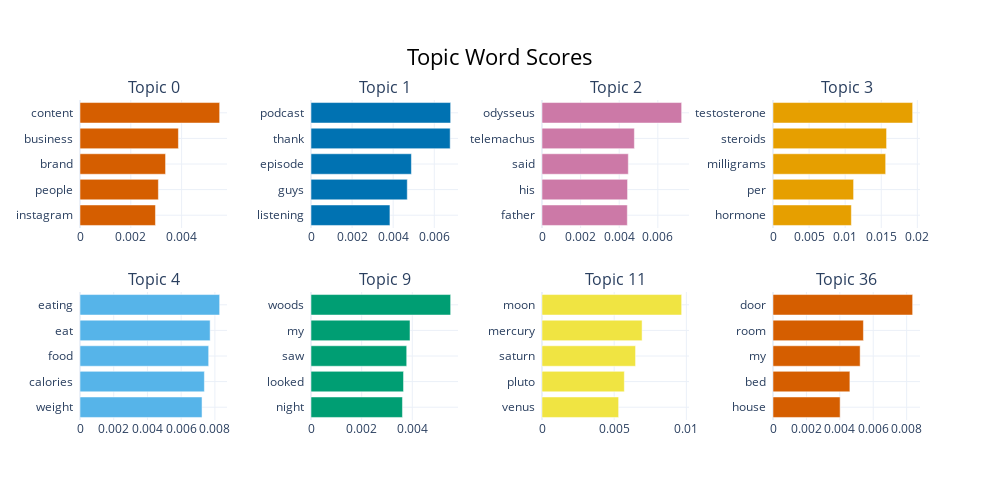

Notebook code cell kept with this figure:
### Code cell
topic_model.visualize_barchart()

### Figure 1 — Plotly figure (JSON) as saved in the notebook; plotly's stock layout.template omitted (floating-point values rounded to 4 significant figures)
{"data": [{"marker": {"color": "#D55E00"}, "orientation": "h", "type": "bar", "x": [0.002971, 0.003086, 0.003368, 0.003874, 0.005498], "xaxis": "x", "y": ["instagram  ", "people  ", "brand  ", "business  ", "content  "], "yaxis": "y"}, {"marker": {"color": "#0072B2"}, "orientation": "h", "type": "bar", "x": [0.003842, 0.004686, 0.004887, 0.006774, 0.006797], "xaxis": "x2", "y": ["listening  ", "guys  ", "episode  ", "thank  ", "podcast  "], "yaxis": "y2"}, {"marker": {"color": "#CC79A7"}, "orientation": "h", "type": "bar", "x": [0.00442, 0.004432, 0.004471, 0.004785, 0.007235], "xaxis": "x3", "y": ["father  ", "his  ", "said  ", "telemachus  ", "odysseus  "], "yaxis": "y3"}, {"marker": {"color": "#E69F00"}, "orientation": "h", "type": "bar", "x": [0.01086, 0.01117, 0.01561, 0.01574, 0.01935], "xaxis": "x4", "y": ["hormone  ", "per  ", "milligrams  ", "steroids  ", "testosterone  "], "yaxis": "y4"}, {"marker": {"color": "#56B4E9"}, "orientation": "h", "type": "bar", "x": [0.007238, 0.007378, 0.007632, 0.007719, 0.008283], "xaxis": "x5", "y": ["weight  ", "calories  ", "food  ", "eat  ", "eating  "], "yaxis": "y5"}, {"marker": {"color": "#009E73"}, "orientation": "h", "type": "bar", "x": [0.00361, 0.003653, 0.003779, 0.003909, 0.005514], "xaxis": "x6", "y": ["night  ", "looked  ", "saw  ", "my  ", "woods  "], "yaxis": "y6"}, {"marker": {"color": "#F0E442"}, "orientation": "h", "type": "bar", "x": [0.005308, 0.005703, 0.006481, 0.006934, 0.009674], "xaxis": "x7", "y": ["venus  ", "pluto  ", "saturn  ", "mercury  ", "moon  "], "yaxis": "y7"}, {"marker": {"color": "#D55E00"}, "orientation": "h", "type": "bar", "x": [0.004017, 0.004602, 0.005216, 0.005412, 0.008359], "xaxis": "x8", "y": ["house  ", "bed  ", "my  ", "room  ", "door  "], "yaxis": "y8"}], "layout": {"annotations": [{"font": {"size": 16}, "showarrow": false, "text": "Topic 0", "x": 0.0875, "xanchor": "center", "xref": "paper", "y": 1, "yanchor": "bottom", "yref": "paper"}, {"font": {"size": 16}, "showarrow": false, "text": "Topic 1", "x": 0.3625, "xanchor": "center", "xref": "paper", "y": 1, "yanchor": "bottom", "yref": "paper"}, {"font": {"size": 16}, "showarrow": false, "text": "Topic 2", "x": 0.6375, "xanchor": "center", "xref": "paper", "y": 1, "yanchor": "bottom", "yref": "paper"}, {"font": {"size": 16}, "showarrow": false, "text": "Topic 3", "x": 0.9125, "xanchor": "center", "xref": "paper", "y": 1, "yanchor": "bottom", "yref": "paper"}, {"font": {"size": 16}, "showarrow": false, "text": "Topic 4", "x": 0.0875, "xanchor": "center", "xref": "paper", "y": 0.4, "yanchor": "bottom", "yref": "paper"}, {"font": {"size": 16}, "showarrow": false, "text": "Topic 9", "x": 0.3625, "xanchor": "center", "xref": "paper", "y": 0.4, "yanchor": "bottom", "yref": "paper"}, {"font": {"size": 16}, "showarrow": false, "text": "Topic 11", "x": 0.6375, "xanchor": "center", "xref": "paper", "y": 0.4, "yanchor": "bottom", "yref": "paper"}, {"font": {"size": 16}, "showarrow": false, "text": "Topic 36", "x": 0.9125, "xanchor": "center", "xref": "paper", "y": 0.4, "yanchor": "bottom", "yref": "paper"}], "height": 500, "hoverlabel": {"bgcolor": "white", "font": {"family": "Rockwell", "size": 16}}, "showlegend": false, "title": {"font": {"color": "Black", "size": 22}, "text": "Topic Word Scores", "x": 0.5, "xanchor": "center", "yanchor": "top"}, "width": 1000, "xaxis": {"anchor": "y", "domain": [0, 0.175], "showgrid": true}, "xaxis2": {"anchor": "y2", "domain": [0.275, 0.45], "showgrid": true}, "xaxis3": {"anchor": "y3", "domain": [0.55, 0.725], "showgrid": true}, "xaxis4": {"anchor": "y4", "domain": [0.825, 1], "showgrid": true}, "xaxis5": {"anchor": "y5", "domain": [0, 0.175], "showgrid": true}, "xaxis6": {"anchor": "y6", "domain": [0.275, 0.45], "showgrid": true}, "xaxis7": {"anchor": "y7", "domain": [0.55, 0.725], "showgrid": true}, "xaxis8": {"anchor": "y8", "domain": [0.825, 1], "showgrid": true}, "yaxis": {"anchor": "x", "domain": [0.6, 1], "showgrid": true}, "yaxis2": {"anchor": "x2", "domain": [0.6, 1], "showgrid": true}, "yaxis3": {"anchor": "x3", "domain": [0.6, 1], "showgrid": true}, "yaxis4": {"anchor": "x4", "domain": [0.6, 1], "showgrid": true}, "yaxis5": {"anchor": "x5", "domain": [0, 0.4], "showgrid": true}, "yaxis6": {"anchor": "x6", "domain": [0, 0.4], "showgrid": true}, "yaxis7": {"anchor": "x7", "domain": [0, 0.4], "showgrid": true}, "yaxis8": {"anchor": "x8", "domain": [0, 0.4], "showgrid": true}}}
